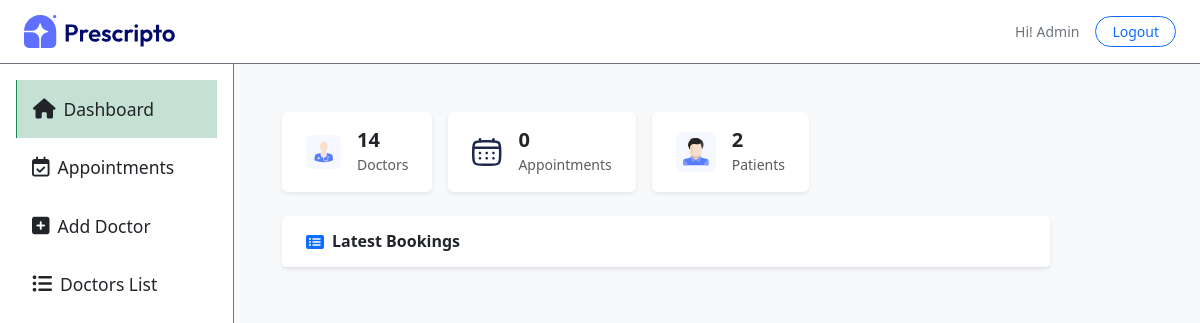
Before: /dash_admin/ (signed in) with the older database file.
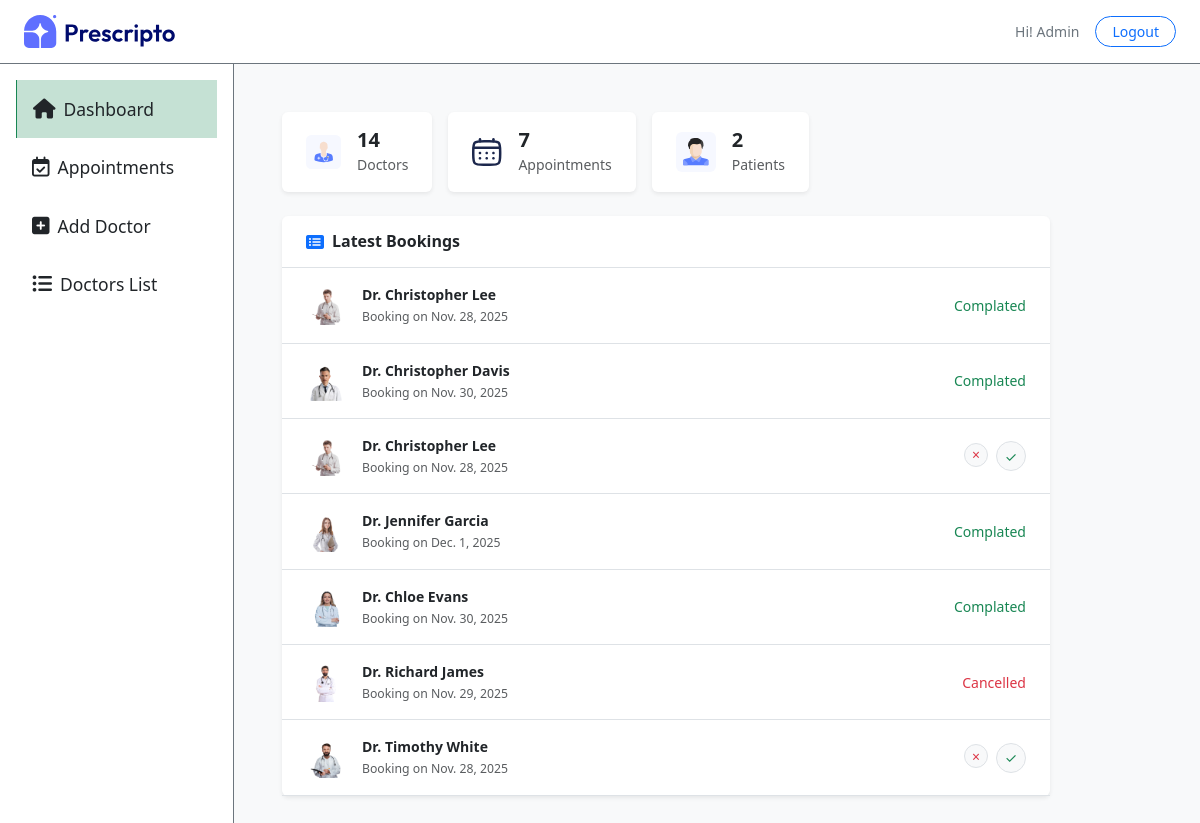
After: the same page with the newer database file.
### appointment/models.py (models this page shows, shortened)
class Appointment(models.Model):
    STATUS_CHOICES = (
        ('Pending', 'Pending'),
        ('Approved', 'Approved'),
        ('Cancelled', 'Cancelled'),
    )
    user = models.ForeignKey(Patients, on_delete=models.CASCADE)
    doctor = models.ForeignKey(Doctor, on_delete=models.CASCADE)
    appointment_date = models.DateField()
    appointment_time = models.TimeField()
    status = models.CharField(max_length=10, choices=STATUS_CHOICES, default='Pending')
    created_at = models.DateTimeField(auto_now_add=True)

class Doctor(models.Model):
    image = models.ImageField(upload_to='doctor_image')
    name = models.CharField(max_length=100)
    email = models.EmailField()
    username = models.CharField(max_length=255, unique=True)
    password = models.CharField(max_length=100)
    experience = models.IntegerField()
    fees = models.FloatField()
    category = models.ForeignKey(Category, on_delete=models.CASCADE)
    degree = models.CharField(max_length=50)
    about = models.TextField()
    address = models.TextField()

### appointment/views.py (the view)
# urls.py: path('dash_admin/', views.dash_admin, name='dash_admin'),
@login_required(login_url=('/dash_login'))
def dash_admin(request):
    if request.user.is_superuser:
        total_doctors = Doctor.objects.count()
        appointment_total = Appointment.objects.count()
        total_patients = Patients.objects.count()
        latest_appointments = Appointment.objects.all().order_by('-created_at')[:10]
        return render(request, 'dashboard/index.html', {'action': 'admin', "role" : "admin", 'total_doctors': total_doctors, 'appointment_total': appointment_total, 'total_patients': total_patients, 'appointments': latest_appointments})
    return redirect(dash_login)

### templates/dashboard/index.html (shortened to what this page needs)
{% extends "dashboard/layout.html" %}
{% load static %}
{% block contant %}
<section class="flex-grow p-5 bg-light w-100">
    {% if role == 'admin' %}
        <div class="d-flex flex-wrap gap-3 mb-4">
            <div class="d-flex align-items-center bg-white rounded px-4 py-2 shadow-sm min-w-160">
                <img src="{% static "assets/assets_admin/doctor_icon.svg" %}" width="35" class="me-3" />
                <div>
                    <p class="h5 fw-semibold text-dark mb-0">{{ total_doctors }}</p>
                    <small class="text-muted">Doctors</small>
                </div>
            </div>
            <div class="d-flex align-items-center bg-white rounded px-4 py-3 shadow-sm min-w-160">
                <img src="{% static "assets/assets_admin/appointment_icon.svg" %}" width="30" class="me-3" />
                <div>
                    <p class="h5 fw-semibold text-dark mb-0">{{ appointment_total }}</p>
                    <small class="text-muted">Appointments</small>
                </div>
            </div>
            <div class="d-flex align-items-center bg-white rounded px-4 py-3 shadow-sm min-w-160">
                <img src="{% static "assets/assets_admin/patients_icon.svg" %}" width="40" height="40" class="me-3" />
                <div>
                    <p class="h5 fw-semibold text-dark mb-0">{{ total_patients }}</p>
                    <small class="text-muted">Patients</small>
                </div>
            </div>
        </div>
    {% endif %}
    <div class="bg-white rounded shadow-sm" style="max-width: 768px;">
        <div class="d-flex align-items-center border-bottom px-4 py-3">
            <i class="fas fa-list-alt text-primary me-2"></i>
            <h6 class="mb-0 fw-semibold text-dark">
                {% if role == 'admin' %} Latest Bookings {% else %} Your Recent Appointments {% endif %}
            </h6>
        </div>
        <ul class="list-unstyled mb-0">
            {% for appointment in appointments %}
                <li class="d-flex justify-content-between align-items-center px-4 py-3 border-bottom">
                    <div class="d-flex align-items-center">
                        <img src="{{ appointment.doctor.image.url }}" class="rounded me-3" width="40" height="40" />
                        <div class="small text-dark">
                            <p class="mb-0 fw-semibold">{{ appointment.doctor.name }}</p>
                            <small class="text-muted">Booking on {{ appointment.appointment_date }}</small>
                        </div>
                    </div>
                    {% if appointment.status == 'Pending' %}
                        <div class='d-flex justify-content-center'>
                            <form method="post" action="{% url 'cancel_appointment' appointment.id %}">
                                <button class="btn btn-sm btn-light border text-danger rounded-circle p-0 me-2" style="width: 24px; height: 24px;">×</button>
                            </form>
                            <form method="post" action="{% url 'approved_appointment' appointment.id %}">
                                <button class="btn btn-sm btn-light border text-success rounded-circle p-0" style="width: 30px; height: 30px;">✓</button>
                            </form>
                        </div>
                    {% elif appointment.status == 'Approved' %}
                        <p class="text-success m-0 small">Complated</p>
                    {% else %}
                        <p class="text-danger m-0 small">Cancelled</p>
                    {% endif %}
                </li>
            {% endfor %}
        </ul>
    </div>
</section>
{% endblock %}

Changed rows visible on the page:
added Appointment: doctor.image (picture), doctor.name "Dr. Christopher Lee", appointment_date "Nov. 28, 2025", status "Complated"
added Appointment: doctor.image (picture), doctor.name "Dr. Christopher Davis", appointment_date "Nov. 30, 2025", status "Complated"
added Appointment: doctor.image (picture), doctor.name "Dr. Christopher Lee", appointment_date "Nov. 28, 2025"
added Appointment: doctor.image (picture), doctor.name "Dr. Jennifer Garcia", appointment_date "Dec. 1, 2025", status "Complated"
added Appointment: doctor.image (picture), doctor.name "Dr. Chloe Evans", appointment_date "Nov. 30, 2025", status "Complated"
added Appointment: doctor.image (picture), doctor.name "Dr. Richard James", appointment_date "Nov. 29, 2025", status "Cancelled"
added Appointment: doctor.image (picture), doctor.name "Dr. Timothy White", appointment_date "Nov. 28, 2025"
Other visible differences:
{{ appointment_total }}: "0" → "7"
